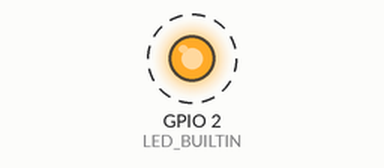
Recording of a sketch running on a simulated ESP32. Parts: output pins drawn as LEDs (lit = HIGH). Dashed ring = blinking. WiFi joins after 1.5 s; servers stay silent unless stated; EEPROM starts erased; no MQTT or app messages arrive unless stated; what the sketch prints to the serial monitor is not drawn. At 7.6 s the program puts the board to deep sleep or switches it off; the recording ends there.

Above: at 0.5 s.
Timing chart, 0 to 4.6 s (numbered marks = the images above):
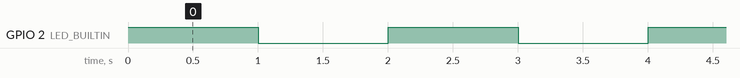

The sketch:

MoWiV2.ino
```cpp
#include "secrets.h"
#include <WiFiClientSecure.h>
#include <MQTTClient.h>
#include <ArduinoJson.h>
#include <Preferences.h> //https://github.com/espressif/arduino-esp32/tree/master/libraries/Preferences
#include <esp_task_wdt.h>

#include "WiFi.h"
#include "DHT.h"

// The MQTT topics that this device should publish/subscribe
#define AWS_IOT_PUBLISH_TOPIC   "esp32/pub"
#define AWS_IOT_SUBSCRIBE_TOPIC "esp32/sub"

// DHT Initialization
#define DHTPIN 15     // Digital pin connected to the DHT sensor
#define DHTTYPE DHT11   // DHT 11
DHT dht(DHTPIN, DHTTYPE);

// Timer WakeUP Initialization
#define uS_TO_S_FACTOR 1000000ULL  /* Conversion factor for micro seconds to seconds */
#define TIME_TO_SLEEP  60        /* Time ESP32 will go to sleep (in seconds) */
RTC_DATA_ATTR int bootCount = 0;
int bootCountFlash = 0;
int bootValueFlash;

// Creating this object to store data into the EEPROM
Preferences preferences;
#define CIRCULAR_BUFFER_SIZE 7    // Size of circular buffer

// Timing Initialization
#define WIFI_CONNECT_TIME 50    // Time in Seconds
#define AWS_CONNECT_TIME 50    // Time in Seconds


#define WDT_TIMEOUT 100 //Watch Dog time in seconds

#include "Timer.h"

WiFiClientSecure net = WiFiClientSecure();
MQTTClient client = MQTTClient(256);

#include "AWS.h"
#include "utils.h"


void setup() {
  // -------------- Power Up ------------------
  Serial.begin(115200);
  blink3time();

  // -------------- Configuring Watch Dog Timer ------------------
  Serial.println("Configuring WDT...");
  esp_task_wdt_init(WDT_TIMEOUT, true); //enable panic so ESP32 restarts
  esp_task_wdt_add(NULL); //add current thread to WDT watch

  // -------------- Sleep Settings ------------------
  //Increment boot number and print it every reboot
  ++bootCount;
  Serial.println("\n\nBoot number: " + String(bootCount));
  print_wakeup_reason();
  esp_sleep_enable_timer_wakeup(TIME_TO_SLEEP * uS_TO_S_FACTOR);
  Serial.println("Setup ESP32 to sleep for every " + String(TIME_TO_SLEEP) + " Seconds");

  // -------------- Measure Temperature ------------------
  //  dht.begin();
  //  float humidity, temperature_c, temperature_f;
  //  Read_DHT(dht, &humidity, &temperature_c, &temperature_f);

  // -------------- Initialize Bootcount Buffer and save bootcount ------------------

  preferences.begin("sensor", false); // Creating a namespace with name sensor that has our key and values
  bootValueFlash = preferences.getInt("btcntF", 0); // get bootValueFlash or if key doesn't exist set variable to 0
  preferences.end();

  ++bootValueFlash;
  if(bootValueFlash == 1)
  {
    initializeBCBuffer();
  }
  writeBCbuffer(bootValueFlash);

  preferences.begin("sensor", false); // Creating a namespace with name sensor that has our key and values
  preferences.putInt("btcntF", bootValueFlash);
  preferences.end();

  // -------------- Save Humidity and Temperature ------------------
  //  preferences.putFloat("humid", humidity);
  //  preferences.putFloat("tempc", temperature_c);
  //  preferences.putFloat("tempf", temperature_f);

  // -------------- Connect to Wifi and AWS ------------------
  connectWiFi();
  connectAWS();

  // -------------- Publish Humidity and Temperature ------------------
  // Check if any reads failed and exit early (to try again).

  //  if (isnan(humidity) || isnan(temperature_c) || isnan(temperature_f))
  //  {
  //    Serial.println(F("Failed to read from DHT sensor!"));
  //    return;
  //  }
  //  else
  //  {
  //    Serial.println();
  //    Serial.print(F("Humidity: "));
  //    Serial.print(humidity);
  //    Serial.print(F("%  Temperature: "));
  //    Serial.print(temperature_c);
  //    Serial.print(F("°C "));
  //    Serial.print(temperature_f);
  //    Serial.println(F("°F"));
  //    publishDHT(humidity, temperature_c, temperature_f);
  //    client.loop();
  //  }
  publishBCBuffer();

  // -------------- Disabling Watch Dog Timer ------------------
  esp_task_wdt_delete(NULL);

  // -------------- SLEEP ------------------
  Serial.println("Going to sleep now");
  Serial.flush();
  esp_deep_sleep_start();
  Serial.println("This will never be printed");
}

void loop() {

}
```

AWS.h
```cpp
#include <pgmspace.h>

void messageHandler(String &topic, String &payload) {
  Serial.println("incoming: " + topic + " - " + payload);

  //  StaticJsonDocument<200> doc;
  //  deserializeJson(doc, payload);
  //  const char* message = doc["message"];
}

void connectWiFi()
{
  WiFi.mode(WIFI_STA);
  WiFi.begin(WIFI_SSID, WIFI_PASSWORD);

  Serial.println("Connecting to Wi-Fi");

  unsigned long time_wifi = millis();
  unsigned long ct_wifi;
  while (WiFi.status() != WL_CONNECTED) {
    //    delay(500);
    ct_wifi = millis();
    //        Serial.print(".");
    if (ct_wifi - time_wifi >= WIFI_CONNECT_TIME * 1000 )
    {
      Serial.println("Going to sleep now because WiFi Connection Time Out!");
      Serial.flush();
      esp_deep_sleep_start();
      Serial.println("This will never be printed");
    }
  }
  Serial.println("WiFi Connected!");
}

void connectAWS()
{
  // Configure WiFiClientSecure to use the AWS IoT device credentials
  net.setCACert(AWS_CERT_CA);
  net.setCertificate(AWS_CERT_CRT);
  net.setPrivateKey(AWS_CERT_PRIVATE);

  // Connect to the MQTT broker on the AWS endpoint we defined earlier
  client.begin(AWS_IOT_ENDPOINT, 8883, net);

  // Create a message handler
  client.onMessage(messageHandler);

  Serial.println("Connecting to AWS IOT");

  unsigned long time_aws = millis();
  unsigned long ct_aws;

  while (!client.connect(THINGNAME)) {
    //    Serial.print(".");
    //    delay(100);
    ct_aws = millis();
    if (ct_aws - time_aws >= AWS_CONNECT_TIME * 1000 )
    {
      Serial.println("Going to sleep now because AWS Connection Time Out!");
      Serial.flush();
      esp_deep_sleep_start();
      Serial.println("This will never be printed");
    }

  }

  if (!client.connected()) {
    Serial.println("AWS IoT Timeout!");
    return;
  }

  // Subscribe to a topic
  client.subscribe(AWS_IOT_SUBSCRIBE_TOPIC);

  Serial.println("AWS IoT Connected!");
}

void publishMessage(float h, float t, float f)
{
  StaticJsonDocument<200> doc;
  doc["time"] = millis();
  doc["sensor_a0"] = 999;
  char jsonBuffer[512];
  serializeJson(doc, jsonBuffer); // print to client

  client.publish(AWS_IOT_PUBLISH_TOPIC, jsonBuffer);
  Serial.println("Data Published!");
}
void publishDHT(float h, float t, float f)
{
  StaticJsonDocument<200> doc;
  //  doc["time"] = millis();
  //  doc["sensor_a0"] = 999;
  doc["humidity"] = h;
  doc["temperature_c"] = t;
  doc["temperature_f"] = f;
  char jsonBuffer[512];
  serializeJson(doc, jsonBuffer); // print to client

  client.publish(AWS_IOT_PUBLISH_TOPIC, jsonBuffer);
  Serial.println("Data Published!");
}

void publishBootCount(int b)
{
  StaticJsonDocument<200> doc;
  //  doc["time"] = millis();
  //  doc["sensor_a0"] = 999;
  doc["Boot Count"] = b;
  char jsonBuffer[512];
  serializeJson(doc, jsonBuffer); // print to client

  client.publish(AWS_IOT_PUBLISH_TOPIC, jsonBuffer);
  Serial.println("Boot Count Data Published!");
}
```

Timer.h
```cpp
#include <pgmspace.h>

void print_wakeup_reason() {
  esp_sleep_wakeup_cause_t wakeup_reason;

  wakeup_reason = esp_sleep_get_wakeup_cause();

  switch (wakeup_reason)
  {
    case ESP_SLEEP_WAKEUP_EXT0 : Serial.println("Wakeup caused by external signal using RTC_IO"); break;
    case ESP_SLEEP_WAKEUP_EXT1 : Serial.println("Wakeup caused by external signal using RTC_CNTL"); break;
    case ESP_SLEEP_WAKEUP_TIMER : Serial.println("Wakeup caused by timer"); break;
    case ESP_SLEEP_WAKEUP_TOUCHPAD : Serial.println("Wakeup caused by touchpad"); break;
    case ESP_SLEEP_WAKEUP_ULP : Serial.println("Wakeup caused by ULP program"); break;
    default : Serial.printf("Wakeup was not caused by deep sleep: %d\n", wakeup_reason); break;
  }
}
```

secrets.h
```cpp
#include <pgmspace.h>

#define SECRET
#define THINGNAME "Temp_esp32"

const char WIFI_SSID[] = "BELL330";
const char WIFI_PASSWORD[] = "AF6E464AD1DC";
const char AWS_IOT_ENDPOINT[] = "a1lipprdary67q-ats.iot.us-east-2.amazonaws.com";

// Amazon Root CA 1
static const char AWS_CERT_CA[] PROGMEM = R"EOF(
-----BEGIN CERTIFICATE-----
MIIDQTCCAimgAwIBAgITBmyfz5m/jAo54vB4ikPmljZbyjANBgkqhkiG9w0BAQsF
ADA5MQswCQYDVQQGEwJVUzEPMA0GA1UEChMGQW1hem9uMRkwFwYDVQQDExBBbWF6
b24gUm9vdCBDQSAxMB4XDTE1MDUyNjAwMDAwMFoXDTM4MDExNzAwMDAwMFowOTEL
MAkGA1UEBhMCVVMxDzANBgNVBAoTBkFtYXpvbjEZMBcGA1UEAxMQQW1hem9uIFJv
b3QgQ0EgMTCCASIwDQYJKoZIhvcNAQEBBQADggEPADCCAQoCggEBALJ4gHHKeNXj
ca9HgFB0fW7Y14h29Jlo91ghYPl0hAEvrAIthtOgQ3pOsqTQNroBvo3bSMgHFzZM
9O6II8c+6zf1tRn4SWiw3te5djgdYZ6k/oI2peVKVuRF4fn9tBb6dNqcmzU5L/qw
IFAGbHrQgLKm+a/sRxmPUDgH3KKHOVj4utWp+UhnMJbulHheb4mjUcAwhmahRWa6
VOujw5H5SNz/0egwLX0tdHA114gk957EWW67c4cX8jJGKLhD+rcdqsq08p8kDi1L
93FcXmn/6pUCyziKrlA4b9v7LWIbxcceVOF34GfID5yHI9Y/QCB/IIDEgEw+OyQm
jgSubJrIqg0CAwEAAaNCMEAwDwYDVR0TAQH/BAUwAwEB/zAOBgNVHQ8BAf8EBAMC
AYYwHQYDVR0OBBYEFIQYzIU07LwMlJQuCFmcx7IQTgoIMA0GCSqGSIb3DQEBCwUA
A4IBAQCY8jdaQZChGsV2USggNiMOruYou6r4lK5IpDB/G/wkjUu0yKGX9rbxenDI
U5PMCCjjmCXPI6T53iHTfIUJrU6adTrCC2qJeHZERxhlbI1Bjjt/msv0tadQ1wUs
N+gDS63pYaACbvXy8MWy7Vu33PqUXHeeE6V/Uq2V8viTO96LXFvKWlJbYK8U90vv
o/ufQJVtMVT8QtPHRh8jrdkPSHCa2XV4cdFyQzR1bldZwgJcJmApzyMZFo6IQ6XU
5MsI+yMRQ+hDKXJioaldXgjUkK642M4UwtBV8ob2xJNDd2ZhwLnoQdeXeGADbkpy
rqXRfboQnoZsG4q5WTP468SQvvG5
-----END CERTIFICATE-----
)EOF";

// Device Certificate
static const char AWS_CERT_CRT[] PROGMEM = R"KEY(
-----BEGIN CERTIFICATE-----
MIIDWjCCAkKgAwIBAgIVAMx7HwLzVAJyVaniGA+VCIZB4S8/MA0GCSqGSIb3DQEB
CwUAME0xSzBJBgNVBAsMQkFtYXpvbiBXZWIgU2VydmljZXMgTz1BbWF6b24uY29t
IEluYy4gTD1TZWF0dGxlIFNUPVdhc2hpbmd0b24gQz1VUzAeFw0yMTA5MTgxODE2
NTdaFw00OTEyMzEyMzU5NTlaMB4xHDAaBgNVBAMME0FXUyBJb1QgQ2VydGlmaWNh
dGUwggEiMA0GCSqGSIb3DQEBAQUAA4IBDwAwggEKAoIBAQDpOSKRBZKunAaNJCdq
iaTkwWyu8VG7aWq2dYhJAGlYvIejiryPFYpyA6elBCkrG2Fc+Hj+giLHQTD3AZpZ
tDvZdGr9bEjL8MZTvHBGysmFvFtLZF/M6yOjPCNeoTuQuK3DKLYPbqPiDJXQxuhX
vchyHgQmmaMj2s0VSIP/6ekxwBJepSjfjilLhztW0vKk4X9vGJPmczwziLlLEajC
2whLXXqSg4uQjCNNEtnuM+3zeKO/m7jGPJbkKMZG2+mS/KXhphqd+seqB8ynvS4M
rWALVARapY8mzmkKiU/EI9SJDVtLDGzPep4cG5qCbm4ELmcGvRVT4YPPWUY9P45b
94VzAgMBAAGjYDBeMB8GA1UdIwQYMBaAFNwsssBePrnRXDrWctGq5OWpqamTMB0G
A1UdDgQWBBTClP9X1mRgqq3HugPks9pLeiTZ+jAMBgNVHRMBAf8EAjAAMA4GA1Ud
DwEB/wQEAwIHgDANBgkqhkiG9w0BAQsFAAOCAQEAUqvyJU9EptB4mze+3ipLAKf9
bfhRHfk660wDnRINPfPCRBranG9Pb/nOAhdV+ZtPNhSC3cjVj7aiESYeQ2tu7rgH
i6QdfaxyYo4l2ewFafYAwZU0KuDBxGiEYl1qXQeh9uTfgOhAA92XjHfxigpXdlyg
QInqIicu8Qsg1MsDkb7Jm/gX7zU3hx993nz18HrzmUEdFIBEVt8Sr2LT36er+HBR
QBqFpPsQDbZKC7N4KFINLOi8gu75kfh15jlDM+eMFu9ROlX1AZ9ThMFWUT+KHrDX
MAvIZofjZfyv2mlhaxYu/H8YhX1Soq3C9hEGkqyG8WsPAmtK1NMgByRvjkWJIw==
-----END CERTIFICATE-----
)KEY";

// Device Private Key
static const char AWS_CERT_PRIVATE[] PROGMEM = R"KEY(\
-----BEGIN RSA PRIVATE KEY-----
MIIEpgIBAAKCAQEA6TkikQWSrpwGjSQnaomk5MFsrvFRu2lqtnWISQBpWLyHo4q8
jxWKcgOnpQQpKxthXPh4/oIix0Ew9wGaWbQ72XRq/WxIy/DGU7xwRsrJhbxbS2Rf
zOsjozwjXqE7kLitwyi2D26j4gyV0MboV73Ich4EJpmjI9rNFUiD/+npMcASXqUo
344pS4c7VtLypOF/bxiT5nM8M4i5SxGowtsIS116koOLkIwjTRLZ7jPt83ijv5u4
xjyW5CjGRtvpkvyl4aYanfrHqgfMp70uDK1gC1QEWqWPJs5pColPxCPUiQ1bSwxs
z3qeHBuagm5uBC5nBr0VU+GDz1lGPT+OW/eFcwIDAQABAoIBAQCpkACxr3uVt5qL
w11k9+4K4xZBmvHxcBNF1O3hJYtyGKAFJzkwTlj5y+526y+DR8Th80UExVjDxYH0
FBZEYeWhlCK1XaUPoV6QQtDep1EdCnTVu4RrWAnxBCgzBMZp0duDqHW1gptkHgJO
aE9Ee5bgYTJjXhBeYRX6A171EPuaTserMAx6QNHMvPtUG2zRWrk1dkAGVKW4kvb6
umFJmndysVdqJ07bCvROLecC6fleoqDa4az0D9coao9PSRegWNmnsx+zRyUt6S/l
4anJ6rbCHUMAL5EzhcEgTrpAQd6rCfOCjBmPDFvX/EyvO8zxdExO+wcVnZci9dTJ
lrgsd+QBAoGBAPlqHFDJ58F5d6Z2Yf9f+tceD8epNs8j++z/5DbvUJ1yBtR3nqeI
YF9KlDQpm9Xz9CJYsHoj+YsamRLH4RI6jnO6RSKKeer5PhkN6MZYIO8ircNjeJ53
Kt1yvvFVHWamdTw1DyTC/0wz9QXUxpHSPgPNwjIxTaJetn62TvfcxpCRAoGBAO9h
lMB5o+8N+/BAFSLTC2SpfnPjCPR38wLknZAQbQMbI7Q6MReY95bUaALcvqAeUGoI
hGPTR0iw92r5xuHIREcgQteMKOAwG+UI+PEDWmgSUftZPxIyAiqX4JOmlBpuUy+y
GgOlzyl7BNufVxMkAZekkTSKDYlpAFovMektRHfDAoGBALoxsfPJ1v7DjEQz6lK4
N02yfntCYs1egqraGWe9XoQ7ZMfmiQVutOtOhLcwPMsLdLzTUuPLyXZEI/Q2TVrL
Zh8U9pmjoQJ+kRIpJRY1IlkDnY7YymoacmChUdReAzXnnGuW/Lgn7mjX/NoejyK7
Plqel5Pa5KcLZ9fOh8NYCNBRAoGBAM4/kzyrEZXcxJ9hd1SD5aMbbjpG+OY5mwV5
GFCR9nrgnUihgr7EKz6nT953dz7aH4rcP8UKurZk0yg2gSbzt/BYWX8B4g4XJVGX
A3YU34YfkscvQ+pXcApmxTYyJhUHzWCg4U0XRYCF38+iYBG7yitvvTQ5ZiRodcc+
NpCjUgSlAoGBAKyAKmwESgtfH/5JmfsDhmsMynHoIBcLOsXKlkR6vR9HO+WDtQSm
xF3l0CrbLE9XtwJ6a00K2nzlwyny/hFjFe9Oczl/5EZTnkwYqE4t7TJIqt/vCII5
PgAF5GbwGOtaVuaVW/e8FpXEdancgTL/NcUE6G5lTyYAQgCP+We5Anw/
-----END RSA PRIVATE KEY-----
)KEY";
```

utils.h
```cpp
#include <pgmspace.h>

#define LED_BUILTIN 2

//RTC_DATA_ATTR short read_buffer_btcnt = 0;
//RTC_DATA_ATTR short write_buffer_btcnt = 0;

int read_buffer_btcnt, write_buffer_btcnt;


char* string2char(String command) {
  if (command.length() != 0) {
    char *p = const_cast<char*>(command.c_str());
    return p;
  }
}

void initializeBCBuffer()
{
  preferences.begin("cBuffer", false); // Creating a namespace with name cBuffer that has our key and values of the buffer
  int value = -1;
  for (int i = 0; i < CIRCULAR_BUFFER_SIZE; i++)
  {
    String key = "btcnt" + String(i);
    preferences.putInt(string2char(key), value);
  }
  preferences.end();
}

void writeBCbuffer(int val)
{
  preferences.begin("cBuffer", false);
  read_buffer_btcnt = preferences.getInt("read", 0);
  write_buffer_btcnt = preferences.getInt("write", 0);
  preferences.end();

  int index = write_buffer_btcnt;
  String key = "btcnt" + String(index);
  preferences.begin("cBuffer", false);
  preferences.putInt(string2char(key), val);
  preferences.end();
  write_buffer_btcnt = (write_buffer_btcnt+1) % CIRCULAR_BUFFER_SIZE;

  preferences.begin("cBuffer", false);
  preferences.putInt("read", read_buffer_btcnt);
  preferences.putInt("write", write_buffer_btcnt);
  preferences.end();
}

void publishBCBuffer()
{
  preferences.begin("cBuffer", false);
  read_buffer_btcnt = preferences.getInt("read", 0);
  write_buffer_btcnt = preferences.getInt("write", 0);
  preferences.end();

  int read_index, bootValue;
  preferences.begin("cBuffer", false);
  while (read_buffer_btcnt != write_buffer_btcnt)
  {
    read_index = read_buffer_btcnt % CIRCULAR_BUFFER_SIZE;
    bootValue = preferences.getInt(string2char("btcnt"+String(read_index)), 0); // get boardId or if key doesn't exist set variable to 0
    publishBootCount(bootValue);
    read_buffer_btcnt = (read_buffer_btcnt+1) % CIRCULAR_BUFFER_SIZE;
  }
  preferences.end();

  preferences.begin("cBuffer", false);
  preferences.putInt("read", read_buffer_btcnt);
  preferences.putInt("write", write_buffer_btcnt);
  preferences.end();
}


void delay1Second()
{
  int period = 1000;
  unsigned long time_now = 0;
  time_now = millis();
  while (millis() < time_now + period) {
    //wait approx. [period] ms
  }
}

void Read_DHT (DHT dht, float *humidity, float *temperature_c, float *temperature_f)
{
  delay(2000);
  // Reading temperature or humidity takes about 250 milliseconds!
  // Sensor readings may also be up to 2 seconds 'old' (its a very slow sensor)
  *humidity = dht.readHumidity();
  // Read temperature as Celsius (the default)
  *temperature_c = dht.readTemperature();
  // Read temperature as Fahrenheit (isFahrenheit = true)
  *temperature_f = dht.readTemperature(true);
}

void blink3time()
{
  //  Blue LED blinks when the esp32 wakes up
  pinMode(LED_BUILTIN, OUTPUT); // for builtin leds to blink on startup
  digitalWrite(LED_BUILTIN, HIGH);
  delay1Second();
  digitalWrite(LED_BUILTIN, LOW);
  delay1Second();
  digitalWrite(LED_BUILTIN, HIGH);
  delay1Second();
  digitalWrite(LED_BUILTIN, LOW);
  delay1Second();
  digitalWrite(LED_BUILTIN, HIGH);
  delay1Second();
  digitalWrite(LED_BUILTIN, LOW);
  delay1Second();
}
```

Measured:
- by itself, GPIO 2 (LED_BUILTIN): alternates HIGH for 1.0 s and LOW for 1.0 s, 6 changes in all, then stays LOW
